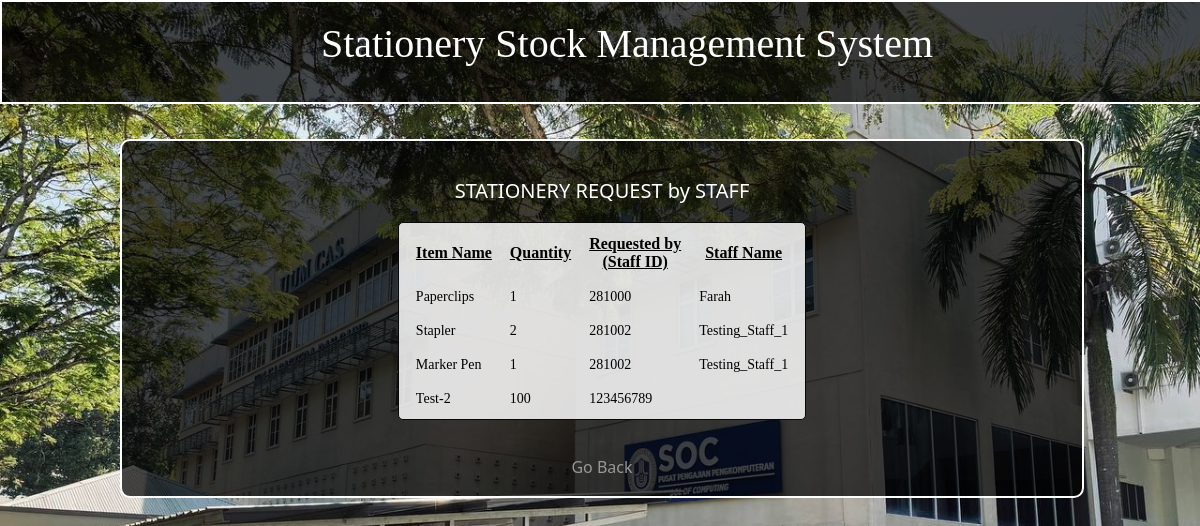
The app's page /stationeryRequests.php (signed in) with its own data.
### tables this page shows
CREATE TABLE `request` (
  `id` int(255) NOT NULL,
  `name` varchar(255) NOT NULL,
  `quantity` bigint(20) NOT NULL,
  `sid` varchar(255) NOT NULL
);

CREATE TABLE `staff` (
  `id` int(255) NOT NULL,
  `sid` varchar(255) NOT NULL,
  `name` varchar(255) NOT NULL,
  `utype` varchar(255) NOT NULL,
  `phone` varchar(255) NOT NULL,
  `password` varchar(255) NOT NULL,
  `email` varchar(255) NOT NULL
);

### stationeryRequests.php (the view, shortened to what this page needs)
<?php
include("setting.php");
?>
<!DOCTYPE html PUBLIC "-//W3C//DTD XHTML 1.0 Transitional//EN" "http://www.w3.org/TR/xhtml1/DTD/xhtml1-transitional.dtd">
<html xmlns="http://www.w3.org/1999/xhtml">
<head>
<link href="stylesheet.css" rel="stylesheet" type="text/css" />
</head>
<body>
<div id="banner">
<div align = "center">
<br />
<span class="head">Stationery Stock Management System</span><br />
</div>
<br />
<br />
<br />
<br />
<div align="center">
<div id="wrapper">
<br />
<br />
<span class="SubHead">STATIONERY REQUEST by STAFF</span>
<br />
<br />
<table border="0" class="table" cellpadding="6" cellspacing="6">
<tr class="labels" style="text-decoration:underline;"><th>Item Name</th><th>Quantity</th><th>Requested by<br>(Staff ID)</th>
<th>Staff Name</th>
</tr>
<?php
$x=mysqli_query($set,"SELECT * FROM request");
while($y=mysqli_fetch_array($x))
{
	$staffName = mysqli_fetch_array(mysqli_query($set,"SELECT name FROM staff WHERE sid = '".$y['sid']."'"));
	?>
<tr class="labels" style="font-size:14px;"><td><?php echo $y['name'];?></td><td><?php echo $y['quantity'];?></td><td><?php echo $y['sid'];?></td><td><?php echo $staffName['name'];?></td></tr>
<?php
}
?>
</table><br />
<br />
<a href="adminhome.php" class="link">Go Back</a>
<br />
<br />
</div>
</div>
</body>
</html>

### stylesheet.css (style rules this page uses)
body { background-image:url(images/socbg4.jpg); margin:0px; background-size: cover; background-repeat: no-repeat; height: 100vh; }
.head { font-family:"Trebuchet MS"; font-size:40px; color:#FFF; margin-left:50px; }
#banner { width:100%; height:100px; border:2px solid #FFF; background-color:rgba(0,0,0,0.7); }
#wrapper { width:80%; border-radius:10px; border:2px solid #FFF; background-color:rgba(0,0,0,0.7); }
.SubHead { font-family:"Segoe UI"; color:#FFF; font-size:20px; }
.labels { font-family:"Trebuchet MS"; font-size:16px; color:rgb(0, 0, 0); }
.table { border-radius:5px; padding:0px 5px; border:1px solid rgb(8, 8, 8); background-color:#ffffffd7; }
a.link:link { font-family:"Segoe UI";font-size:16px;color:#9b9797;text-decoration:none; }

### records on screen
request: name "Paperclips", quantity "1", sid "281000", staff.name "Farah"
request: name "Stapler", quantity "2", sid "281002", staff.name "Testing_Staff_1"
request: name "Marker Pen", quantity "1", sid "281002", staff.name "Testing_Staff_1"
request: name "Test-2", quantity "100", sid "123456789"
